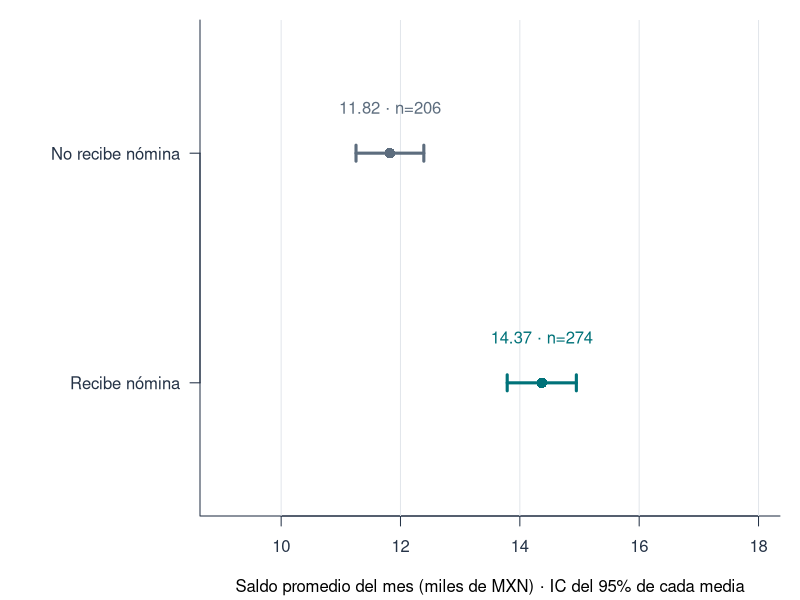
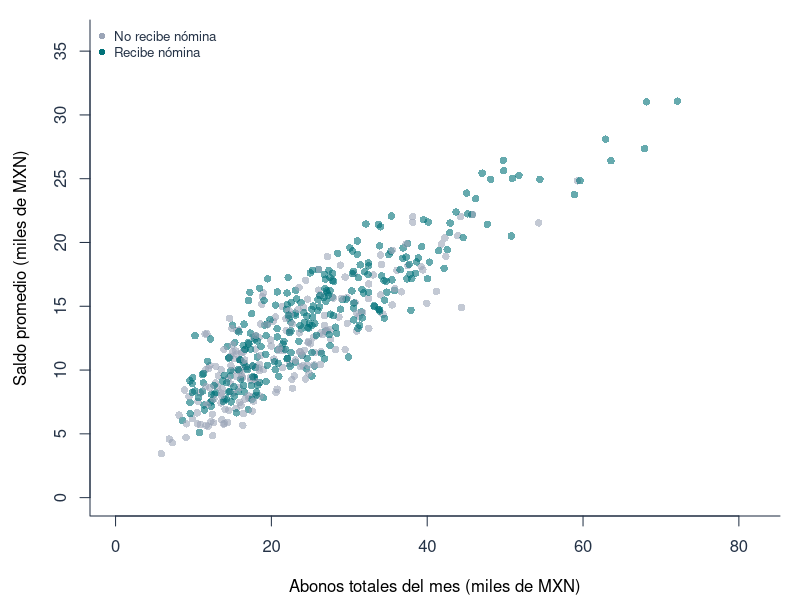

Recreate these plots in R, in order.
# Figuras equivalentes en R; solo leen el CSV observado de participantes.
# Ejecutar desde slides/taller-1/sesion-1/: Rscript generar_figuras.R
d <- read.csv("datos/muestra.csv")
dir.create("assets", showWarnings = FALSE)
svg("assets/saldos-r.svg", width = 11, height = 4, bg = "#F7F8FA")
par(mar = c(4.2, 10, 1, 1), fg = "#253347", col.axis = "#253347")
plot(0, 0, type = "n", xlim = c(9, 18), ylim = c(-.5, 1.5),
     yaxt = "n", ylab = "", bty = "l",
     xlab = "Saldo promedio del mes (miles de MXN) · IC del 95% de cada media")
axis(2, at = c(0, 1), labels = c("Recibe nómina", "No recibe nómina"), las = 1)
abline(v = axTicks(1), col = "#E2E6EB", lwd = 1)
for (nomina in 0:1) {
  y <- d$saldo_promedio_miles[d$recibe_nomina == nomina]
  m <- mean(y)
  margen <- qt(.975, length(y)-1) * sd(y) / sqrt(length(y))
  color <- c("#5D6D7E", "#007279")[nomina+1]
  arrows(m-margen, 1-nomina, m+margen, 1-nomina, angle = 90, code = 3,
         length = .08, col = color, lwd = 3)
  points(m, 1-nomina, pch = 16, col = color, cex = 1.4)
  text(m, 1-nomina+.2, sprintf("%.2f · n=%d", m, length(y)), col = color)
}
dev.off()

svg("assets/abonos-r.svg", width = 11, height = 4, bg = "#F7F8FA")
par(mar = c(4.2, 4.5, 1, 1), fg = "#253347", col.axis = "#253347")
colores <- c("#9BA5B7", "#007279")
plot(d$abonos_miles, d$saldo_promedio_miles, pch = 16, bty = "l",
     col = adjustcolor(colores[d$recibe_nomina+1], .6),
     xlab = "Abonos totales del mes (miles de MXN)",
     ylab = "Saldo promedio (miles de MXN)", xlim = c(0, 82), ylim = c(0, 36))
legend("topleft", c("No recibe nómina", "Recibe nómina"),
       col = colores, pch = 16, bty = "n", cex = .8)
dev.off()
cat("Figuras R: saldos-r.svg y abonos-r.svg en assets/\n")
